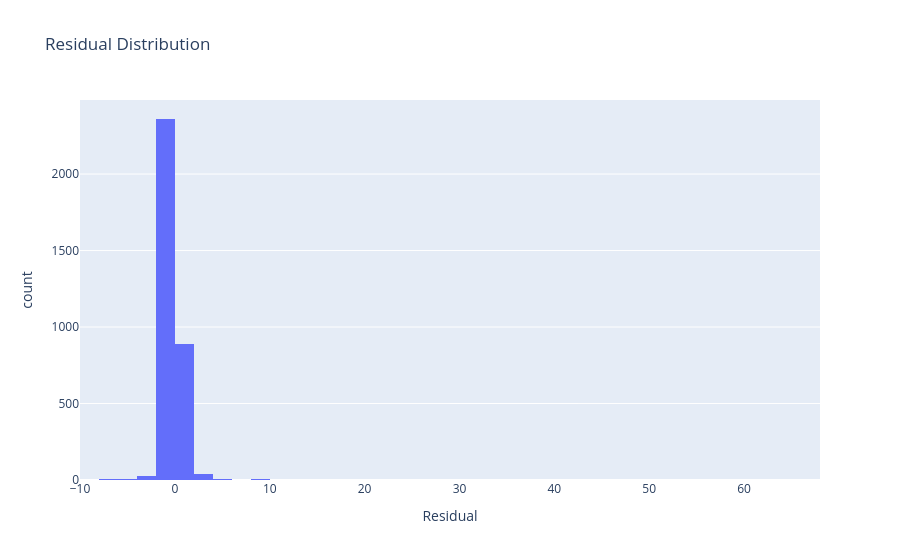

The notebook cell this image was saved under:
### Code cell
results["Residual"] = (
    results["Actual"] - results["Predicted"]
)

fig = px.histogram(
    results,
    x="Residual",
    nbins=50,
    title="Residual Distribution"
)

fig.write_image("../outputs/figures/residual_distribution.png")

fig.show()

### Figure 1 — Plotly figure (JSON) as saved in the notebook; plotly's stock layout.template omitted (floating-point values rounded to 4 significant figures; data arrays with more than 128 entries replaced by an {"elided": "..."} marker saying what was removed)
{"data": [{"bingroup": "x", "hovertemplate": "Residual=%{x}<br>count=%{y}<extra></extra>", "legendgroup": "", "marker": {"color": "#636efa", "pattern": {"shape": ""}}, "name": "", "nbinsx": 50, "orientation": "v", "showlegend": false, "type": "histogram", "x": {"elided": "3344 float values"}, "xaxis": "x", "yaxis": "y"}], "layout": {"barmode": "relative", "legend": {"tracegroupgap": 0}, "title": {"text": "Residual Distribution"}, "xaxis": {"anchor": "y", "domain": [0, 1], "title": {"text": "Residual"}}, "yaxis": {"anchor": "x", "domain": [0, 1], "title": {"text": "count"}}}}
